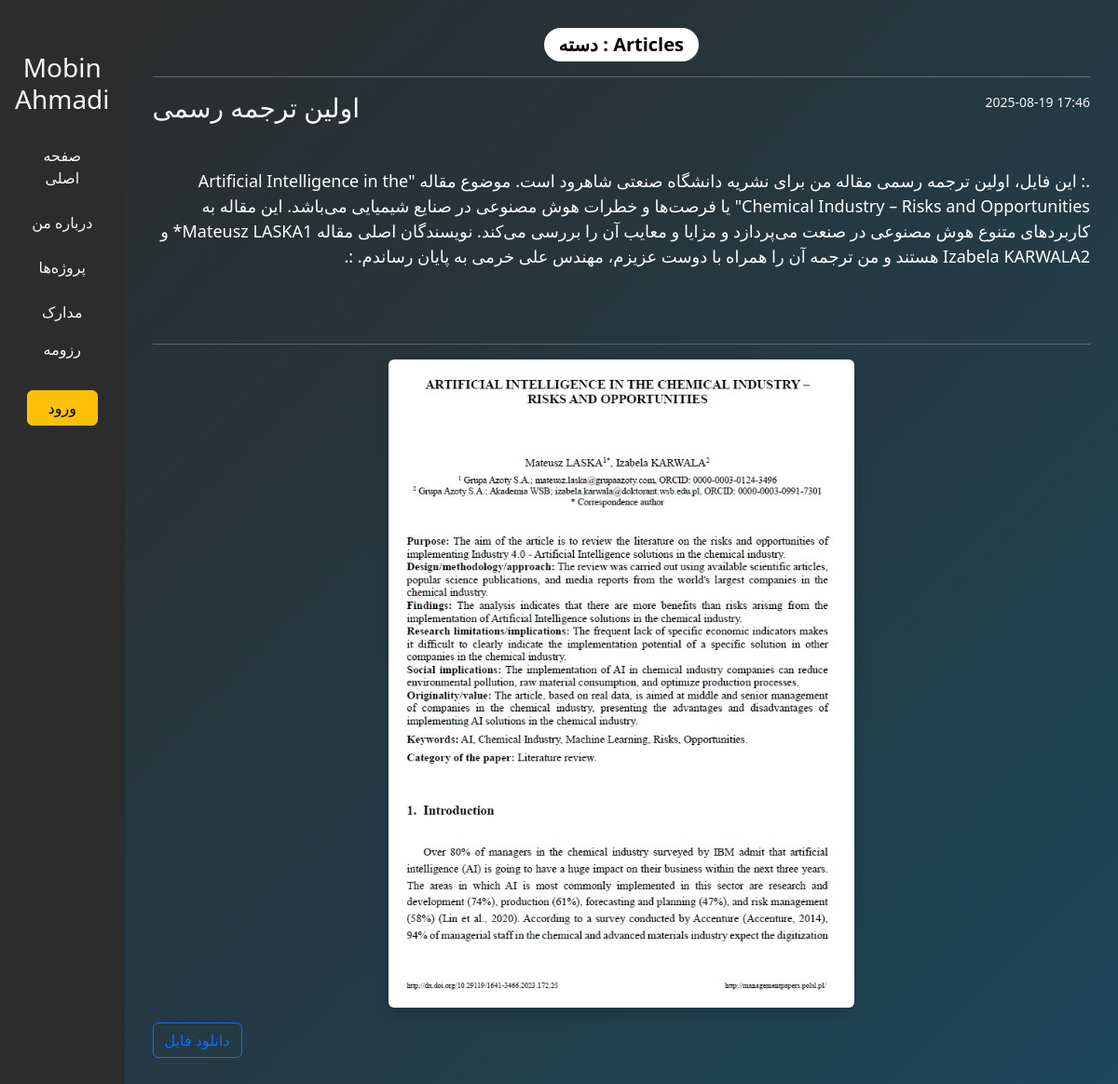
Screenshot of /post/7/ with the database file from the repository.
### blog/models.py (models this page shows, shortened)
class Post(models.Model):
    CATEGORY_CHOICES = [
        ('Python','Python'),
        ('Solidworks','Solidworks'),
        ('Aspen','Aspen'),
        ('Articles','Articles'),
    ]
    title = models.CharField(max_length=100)
    slug = models.SlugField(unique=True)
    description = models.TextField(max_length=600, blank=True)
    created_at = models.DateTimeField(auto_now_add=True)
    published = models.BooleanField(default=False)
    image = models.ImageField(upload_to='post_images/',blank=True,null=True)
    attachment = models.FileField(upload_to='post_files/',blank=True,null=True)
    category = models.CharField(max_length=20, choices=CATEGORY_CHOICES, default='blog')

### mainview/views.py (the view)
# urls.py: path('post/<int:pk>/',views.detail_view,name='post_detail'),
def detail_view(request,pk):
    post = get_object_or_404(Post,pk=pk)
    comments = post.comments.all()
    context = {
        'post':post,
        'comments':comments,
    }
    return render(request,'mainview/detail.html',context)

### mainview/templates/mainview/detail.html (shortened to what this page needs)
{% extends 'mainview/base.html' %}
{% block content %}
<div class="text-center mb-3">
    <span class="badge rounded-pill px-3 py-2 " style="color: black;background-color: rgb(255, 255, 255);font-size: 20px;">
       دسته  :  {{ post.category }}
    </span>
</div>
<hr>
    <div class="d-flex justify-content-between">
        <h3 class="card-title" style="direction: rtl;">{{ post.title }}</h3>
        <small style="color: #f5f5f5;">{{ post.created_at|date:"Y-m-d H:i" }}</small>
    </div>
    <br><br>
    <p class="card-text" style="font-size: 18px;direction: rtl;">.:  {{ post.description }}  :.</p>
    <br><br>
    <hr>
    {% if post.image %}
        <div class="post-image-wrapper" style="max-width: 500px; margin: 0 auto;">
            <img src="{{ post.image.url }}" alt="{{ post.title }}" class="img-fluid rounded shadow">
        </div>
    {% endif %}
    {% if post.attachment %}
        <a href="{{ post.attachment.url }}" target="_blank" class="btn btn-outline-primary mt-3">
            دانلود فایل
        </a>
    {% endif %}
{% endblock %}

### rows the page displays
Post: category "Articles", title "اولین ترجمه رسمی", created_at "2025-08-19 17:46", description "این فایل، اولین ترجمه رسمی مقاله من برای نشریه دانشگاه صنعتی شاهرود است. موضوع مقاله \"Artificial Intelligence in the Chemical Industry – Risks and Opportunities\" یا فرصت‌ها و خطرات هوش مصنوعی در صنایع شیمیایی می‌باشد. این مقاله به کاربردهای متنوع هوش مصنوعی در صنعت می‌پردازد و مزایا و معایب آن را بررسی می‌کند. نویسندگان اصلی مقاله Mateusz LASKA1* و Izabela KARWALA2 هستند و من ترجمه آن را همراه با دوست عزیزم، مهندس علی خرمی به پایان رساندم.", image (picture)
